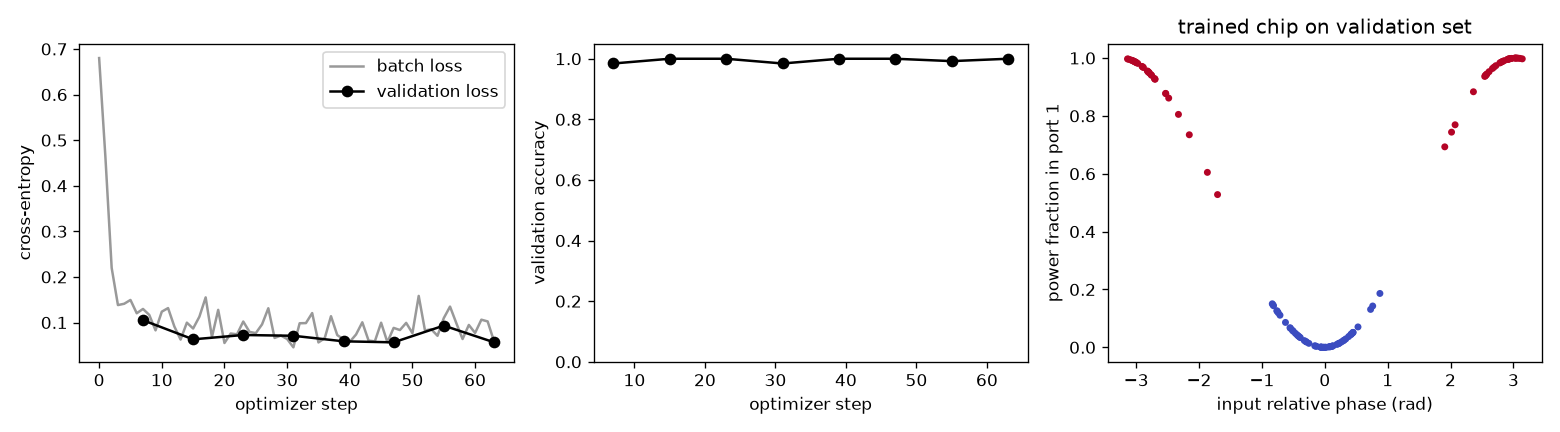

This chart was generated by the following Python code:
"""Example 7: train a chip like a neural network.

Two input waveguides carry coherent light; a sample is the pair of complex
amplitudes driving them, and its class is their relative phase (in phase ->
class 0, anti-phase -> class 1, with noise and random overall brightness).
Detectors at the two output ports read the powers, and the fraction of power
in port ``m`` is the score for class ``m``. The etch pattern of the design box
is fitted to the training set by minibatch Adam on a cross-entropy loss.

The chip is linear in the fields, so ``PhotonicModel`` simulates each input
port once to get the 2x2 transfer matrix, and every sample of a batch is then
just ``T @ x``: a training step costs 2 forward + 2 adjoint FDTD runs no
matter how big the batch or the dataset.
"""
import matplotlib
matplotlib.use("Agg")
import matplotlib.pyplot as plt
import numpy as np
import jax
import jax.numpy as jnp
import photonfdtd as pf

jax.config.update("jax_enable_x64", True)

lam = 1.55e-6
f0 = pf.C_0 / lam
dx = 60e-9
core = pf.Medium.from_index(2.8)
w = 0.36e-6
ys = (-0.5e-6, 0.5e-6)                       # port positions


def chip(port):
    """The chip with only input ``port`` driven."""
    grid = pf.Grid(size=(4.0e-6, 3.0e-6), cell_size=dx, pml_layers=(8, 8, 0))
    wgs = [pf.Box(center=(s * 1.5e-6, y), size=(1.4e-6, w), medium=core)
           for s in (-1, 1) for y in ys]
    src = pf.PointDipole(position=(-1.6e-6, ys[port]), component="Ez",
                         waveform=pf.GaussianPulse(freq0=f0, fwhm=8e-15))
    mon = pf.DFTMonitor(name="out", components=("Ez",), freqs=[f0],
                        plane_axis="x", plane_position=1.5e-6)
    return pf.Simulation(grid, structures=wgs, sources=[src], monitors=[mon],
                         run_time=70e-15)


sims = [chip(0), chip(1)]
y = np.asarray(sims[0].grid.coords[1])
readouts = [pf.FieldProjection("out", "Ez",
                               np.exp(-((y - yc) / (0.6 * w)) ** 2)[None, :, None])
            for yc in ys]
region = pf.DesignRegion(center=(0, 0), size=(1.6e-6, 2.0e-6), core_z=(-1, 1),
                         eps_solid=core.eps_r, eps_void=1.0,
                         filter_radius=120e-9)
model = pf.PhotonicModel(sims, region, readouts)


def dataset(n, seed):
    rng = np.random.default_rng(seed)
    label = rng.integers(0, 2, n)
    phase = np.where(label == 0, 0.0, np.pi) + rng.normal(0, 0.5, n)
    X = np.stack([np.ones(n), np.exp(1j * phase)], 1) * rng.uniform(0.5, 1.5, (n, 1))
    return X, label


X, Y = dataset(256, 0)
Xv, Yv = dataset(128, 1)
rho0 = jnp.full(region.shape(sims[0].grid), 0.5)
print("untrained accuracy:", pf.accuracy(model.predict(rho0, Xv, beta=2.0), Yv))
res = pf.train(model, rho0, X, Y, optimizer=pf.Adam(0.04), epochs=8,
               batch_size=32, schedule=pf.beta_continuation(2.0, 2.0, 16, 16.0),
               validation=(Xv, Yv), verbose=True)
P = model.predict(res.x, Xv, beta=16.0)
print("validation accuracy:", pf.accuracy(P, Yv))

h = res.history
step = [r["it"] for r in h]
ep = [r for r in h if "val_accuracy" in r]
fig, ax = plt.subplots(1, 3, figsize=(13, 3.6))
ax[0].plot(step, [r["value"] for r in h], color="0.6", label="batch loss")
ax[0].plot([r["it"] for r in ep], [r["val_loss"] for r in ep], "ko-",
           label="validation loss")
ax[0].set_xlabel("optimizer step")
ax[0].set_ylabel("cross-entropy")
ax[0].legend()
ax[1].plot([r["it"] for r in ep], [r["val_accuracy"] for r in ep], "ko-")
ax[1].set_ylim(0, 1.05)
ax[1].set_xlabel("optimizer step")
ax[1].set_ylabel("validation accuracy")
frac = np.asarray(P[:, 1] / P.sum(1))
phase = np.angle(Xv[:, 1] / Xv[:, 0])
ax[2].scatter(phase, frac, c=Yv, cmap="coolwarm", s=10)
ax[2].set_xlabel("input relative phase (rad)")
ax[2].set_ylabel("power fraction in port 1")
ax[2].set_title("trained chip on validation set")
fig.tight_layout()
fig.savefig("07_train_photonic_classifier.png", dpi=120)
print("saved 07_train_photonic_classifier.png")
